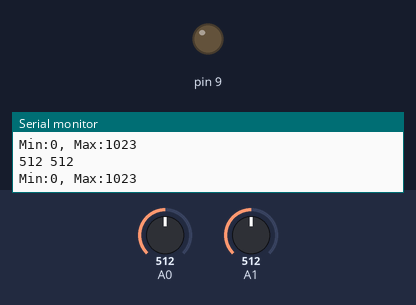
Bench run of a sketch on a simulated Arduino Uno, built with avr-gcc and run on an emulated ATmega328P. Parts: output pins drawn as LEDs (lit = HIGH), the last lines printed to the serial monitor. The test bench sets the inputs (shaded band); at power-on: A1 = 512, A0 = 512.

Above: at 1.2 s.
1.3 s: A1 set to 521
At 2.1 s:
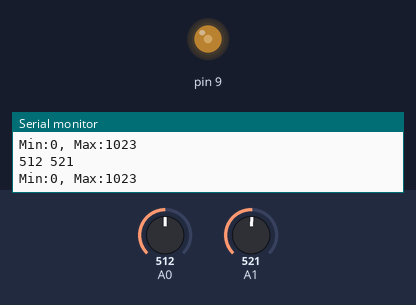
2.8 s: A0 set to 306
At 3.9 s:
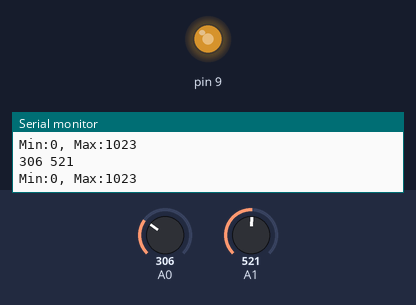
4.3 s: A0 set to 122
At 5.5 s:
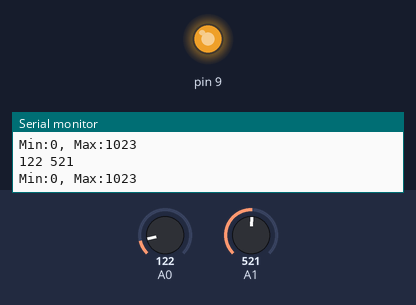
5.8 s: A0 set to 511
At 6.3 s:
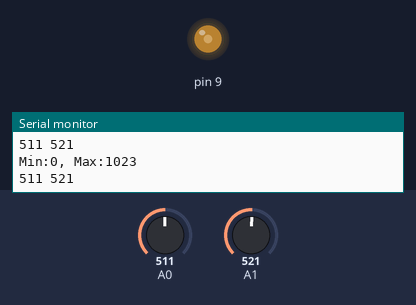
7.3 s: A1 set to 511
At 7.9 s:
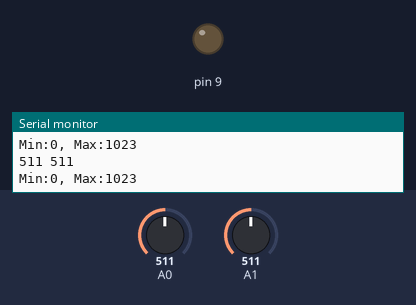
Timing chart, 0 to 9.8 s (numbered marks = the images above; inputs shaded):
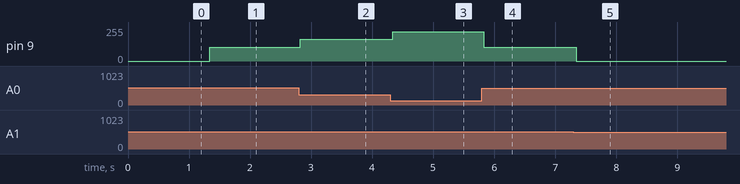

Measured:
- the behaviour switches between 512 and 513 on A1 (found by bisection; images 0 and 1)
- after the input at 1.3 s, pin 9: 0/255 → 102/255 at once
- after the input at 2.8 s, pin 9: 102/255 → 163/255 at once
- after the input at 4.3 s, pin 9: 163/255 → 218/255 at once
- after the input at 5.8 s, pin 9: 218/255 → 102/255 at once
- after the input at 7.3 s, pin 9: 102/255 → 0/255 at once

The sketch:

week02-tuesday.ino
```cpp
int light; //0-1023
int pot;
int b;

void setup() {
  // put your setup code here, to run once:
  Serial.begin(9600);
  pinMode(9,OUTPUT);
}

void loop() {
  // put your main code here, to run repeatedly:
  light = analogRead(A0); // 0 to 1023
  pot = analogRead(A1);
  Serial.println("Min:0, Max:1023");
  Serial.print(light);
  Serial.print(' ');
  Serial.println(pot);
  b = map(light,pot,0,100,255);

  if(light < pot){
    analogWrite(9,b);
  }else{
    analogWrite(9,0);
  }
  delay(10);
}
```
